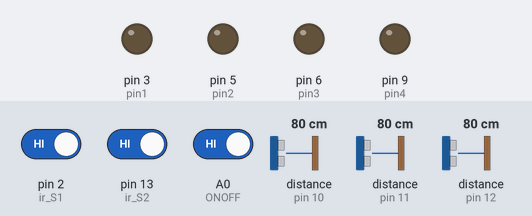
This sketch was run on a simulated Arduino Uno, built with avr-gcc and run on an emulated ATmega328P. Shown: output pins drawn as LEDs (lit = HIGH). Dashed ring = blinking. Inputs (shaded band) come from the test bench; at power-on: A0 (ONOFF) HIGH, pin 2 (ir_S1) HIGH, pin 13 (ir_S2) HIGH, distance to the obstacle (sensors on pin 11, pin 10, pin 12) 80 cm. The echo pulse lasts 58.3 µs per cm; pins used as bus, display or sensor lines are not drawn.

Above: at 1.2 s.
1.3 s: A0 (ONOFF) driven LOW
At 1.7 s:
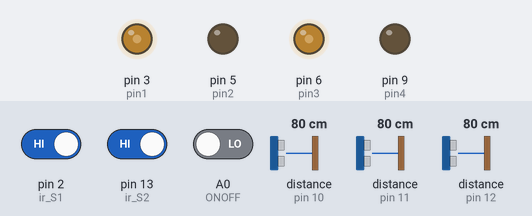
2.8 s: pin 2 (ir_S1) driven LOW
At 4.76 s:
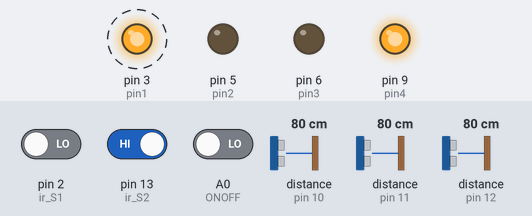
5.8 s: pin 13 (ir_S2) driven LOW
At 6.07 s:
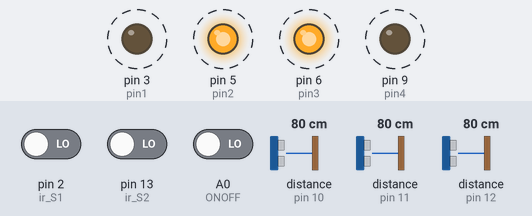
8.8 s: distance to the obstacle (sensor on pin 11) set to 13 cm
11.8 s: distance to the obstacle (sensor on pin 11) set to 10 cm
At 12.3 s:
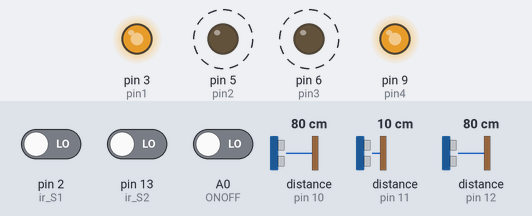
14.8 s: distance to the obstacle (sensor on pin 10) set to 120 cm
Timing chart, 0 to 18.8 s (numbered marks = the images above; inputs shaded):
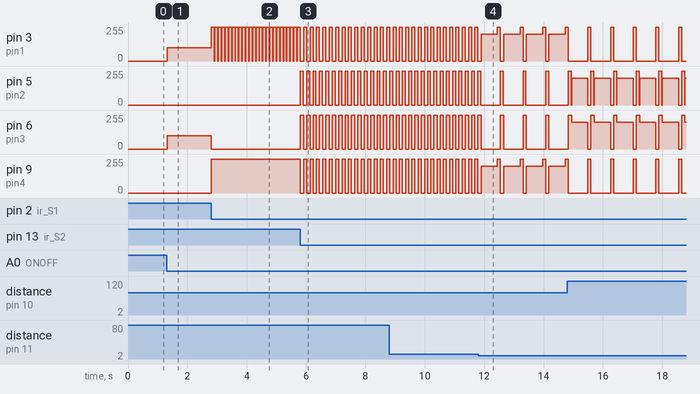

Measured:
- the behaviour switches between 12 and 11 cm on distance to the obstacle (sensor on pin 11) (found by bisection; images 3 and 4)
- after the input at 1.3 s, pin 3 (pin1), pin 6 (pin3): 0/255 → 100/255 at once
- after the input at 2.8 s, pin 3 (pin1): alternates 255/255 for 0.10 s and 0/255 for 0.02 s, starting at once; pin 6 (pin3): 100/255 → 0/255 at once; pin 9 (pin4): 0/255 → 255/255 at once
- after the input at 5.8 s, pin 3 (pin1): alternates 255/255 for 0.10 s and 0/255 for 0.12 s, starting after 0.12 s; pin 5 (pin2), pin 9 (pin4): alternates 255/255 for 0.10 s and 0/255 for 0.12 s, starting at once; pin 6 (pin3): alternates 255/255 for 0.12 s and 0/255 for 0.10 s, starting at once
- after the input at 11.8 s, pin 5 (pin2): alternates 255/255 for 0.10 s and 0/255 for 0.66 s, starting after 0.75 s; pin 6 (pin3): alternates 255/255 for 0.11 s and 0/255 for 0.65 s, starting after 0.75 s

The sketch:

PROJECT_CAR.ino
```cpp
int pin1 = 3, pin2 = 5, pin3 = 6, pin4 = 9;

int trig1 = 4, trig2 = 7, trig3 = 8;
int echo1 = 10, echo2 = 11, echo3 = 12;

int distance1, duration1;
int distance2, duration2;
int distance3, duration3;
int ONOFF =A0;
int car_speed = 0;
char read_data;

int ir_S1 = 2, ir_S2 = 13;

void setup()
{
    pinMode(pin1, OUTPUT);
    pinMode(pin2, OUTPUT);
    pinMode(pin3, OUTPUT);
    pinMode(pin4, OUTPUT);

    pinMode(trig1, OUTPUT);
    pinMode(trig2, OUTPUT);
    pinMode(trig3, OUTPUT);
    pinMode(echo1, INPUT);
    pinMode(echo2, INPUT);
    pinMode(echo3, INPUT);

    pinMode(ir_S1, INPUT);
    pinMode(ir_S2, INPUT);

    pinMode(A0,INPUT);

    Serial.begin(9600);
}

void loop()
{
    distance1 = 0;
    distance2 = 0;
    distance3 = 0;

    if (Serial.available() > 0)
    {
        read_data = Serial.read();

        if (read_data == 'W')
            car_speed = 255;
        switch (read_data)
        {
        case 'F':
        {

            // Forward
            analogWrite(pin1, car_speed);
            analogWrite(pin2, LOW);
            analogWrite(pin3, car_speed);
            analogWrite(pin4, LOW);
            break;
        }

        case 'B':
        {
            analogWrite(pin1, LOW);
            analogWrite(pin2, car_speed);
            analogWrite(pin3, LOW);
            analogWrite(pin4, car_speed);
            break;
        }
        case 'L':
        {
            analogWrite(pin1, car_speed);
            analogWrite(pin2, LOW);
            analogWrite(pin3, LOW);
            analogWrite(pin4, car_speed);

            break;
        }

        case 'R':
        {
            analogWrite(pin1, LOW);
            analogWrite(pin2, car_speed);
            analogWrite(pin3, car_speed);
            analogWrite(pin4, LOW);

            break;
        }

        case 'G':
        {
            analogWrite(pin1, car_speed);
            analogWrite(pin2, LOW);
            analogWrite(pin3, 100);
            analogWrite(pin4, LOW);

            break;
        }

        case 'I':
        {
            analogWrite(pin1, 100);
            analogWrite(pin2, LOW);
            analogWrite(pin3, car_speed);
            analogWrite(pin4, LOW);

            break;
        }

        case 'H':
        {

            analogWrite(pin1, LOW);
            analogWrite(pin2, car_speed);
            analogWrite(pin3, LOW);
            analogWrite(pin4, 100);
            break;
        }

        case 'J':
        {
            analogWrite(pin1, LOW);
            analogWrite(pin2, 100);
            analogWrite(pin3, LOW);
            analogWrite(pin4, car_speed);

            break;
        }

        default:
        {
            analogWrite(pin1, LOW);
            analogWrite(pin2, LOW);
            analogWrite(pin3, LOW);
            analogWrite(pin4, LOW);

        }
        }
    }

    if(!digitalRead(ONOFF))
    {

        // distance1
        //*******************************
        digitalWrite(trig1, LOW);
        delayMicroseconds(2);

        digitalWrite(trig1, HIGH);
        delayMicroseconds(10);
        digitalWrite(trig1, LOW);

        duration1 = pulseIn(echo1, HIGH);
        distance1 = (duration1 * 0.034) / 2;
        //*******************************

        // distance2
        //*******************************
        digitalWrite(trig2, LOW);
        delayMicroseconds(2);

        digitalWrite(trig2, HIGH);
        delayMicroseconds(10);
        digitalWrite(trig2, LOW);

        duration2 = pulseIn(echo2, HIGH);
        distance2 = (duration2 * 0.034) / 2;
        //******************************

        // distance3
        //*******************************
        digitalWrite(trig3, LOW);
        delayMicroseconds(2);

        digitalWrite(trig3, HIGH);
        delayMicroseconds(10);
        digitalWrite(trig3, LOW);

        duration3 = pulseIn(echo3, HIGH);
        distance3 = (duration3 * 0.034) / 2;
        //*******************************

        if (distance2 > 10)
        {
            // Forward
            analogWrite(pin1, 100);
            analogWrite(pin2, LOW);
            analogWrite(pin3, 100);
            analogWrite(pin4, LOW);
        }

        else if (distance1 > 8 && distance1>distance3)
        {
            // right turn
            analogWrite(pin1, LOW);
            analogWrite(pin2, 200);
            analogWrite(pin3, 200);
            analogWrite(pin4, LOW);
            delay(550);
        }

        else if (distance3 > 8)
        {
            // left turn
            analogWrite(pin1, 200);
            analogWrite(pin2, LOW);
            analogWrite(pin3, LOW);
            analogWrite(pin4, 200);
            delay(550);
        }

        else
        {
            while (distance1 < 8 || distance3 < 8)
            {

                // distance1
                //*******************************
                digitalWrite(trig1, LOW);
                delayMicroseconds(2);

                digitalWrite(trig1, HIGH);
                delayMicroseconds(10);
                digitalWrite(trig1, LOW);

                duration1 = pulseIn(echo1, HIGH);
                distance1 = (duration1 * 0.034) / 2;
                //*******************************

                // distance3
                //*******************************
                digitalWrite(trig3, LOW);
                delayMicroseconds(2);

                digitalWrite(trig3, HIGH);
                delayMicroseconds(10);
                digitalWrite(trig3, LOW);

                duration3 = pulseIn(echo3, HIGH);
                distance3 = (duration3 * 0.034) / 2;
                //*******************************

                // Backward
                analogWrite(pin1, LOW);
                analogWrite(pin2, 100);
                analogWrite(pin3, LOW);
                analogWrite(pin4, 100);
                delay(500);
            }

            if (distance1 >= 8)
            {
                // right turn
                analogWrite(pin1, LOW);
                analogWrite(pin2, 200);
                analogWrite(pin3, 200);
                analogWrite(pin4, LOW);
                delay(550);
            }

            else if (distance3 >= 8)
            {
                // left turn
                analogWrite(pin1, 200);
                analogWrite(pin2, LOW);
                analogWrite(pin3, LOW);
                analogWrite(pin4, 200);
                delay(550);
            }
        }

        if (!digitalRead(ir_S1))
        {

            digitalWrite(pin1, HIGH);
            digitalWrite(pin2, LOW);
            digitalWrite(pin3, LOW);
            digitalWrite(pin4, HIGH);
            delay(100);
            digitalWrite(pin1, LOW);
            digitalWrite(pin2, LOW);
        }

        if (!digitalRead(ir_S2))
        {

            digitalWrite(pin1, LOW);
            digitalWrite(pin2, HIGH);
            digitalWrite(pin3, HIGH);
            digitalWrite(pin4, LOW);
            delay(100);
            digitalWrite(pin1, LOW);
            digitalWrite(pin2, LOW);
        }

        /*
          Serial.print("D1 ");
          Serial.println(distance1);
          delay(1000);
          Serial.print("D2 ");
          Serial.println(distance2);
          delay(1000);
          Serial.print("D3 ");
          Serial.println(distance3);
          delay(1000);
          */
    }
}
```
